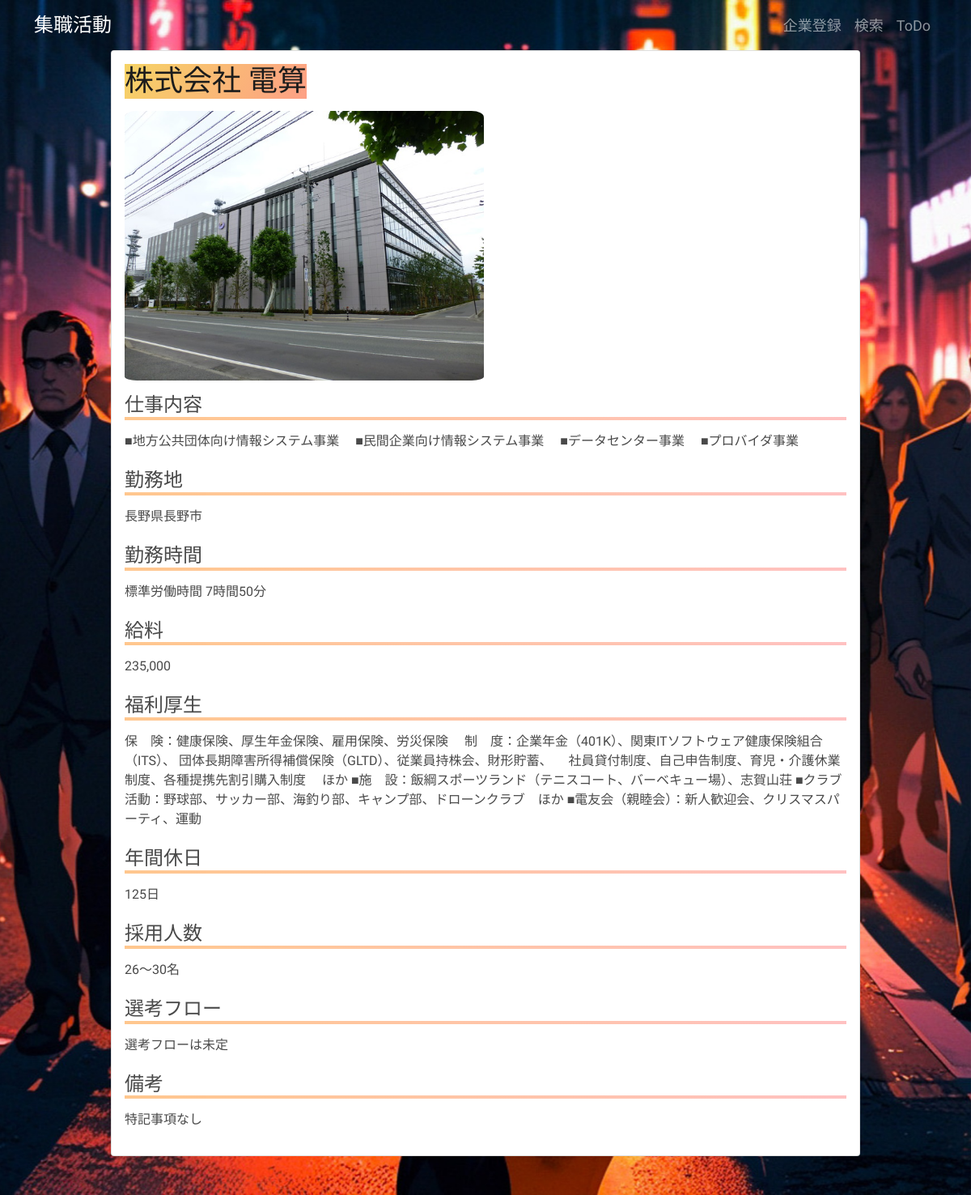
/detail/1, run on the app's committed database.
### myapp/models.py (models this page shows, shortened)
class Company(models.Model):
    name = models.CharField(
        max_length=255,verbose_name='会社名',blank=False,null=False)
    image = models.ImageField(
        upload_to='images/',verbose_name='会社画像',blank=False,null=False,default='images/default.png')
    job_description = models.TextField(
        verbose_name='仕事内容',blank=False,null=False)
    strengths = models.CharField(max_length=255,blank=True,null=True,default="特になし",verbose_name='強み')
    location = models.CharField(max_length=255, blank=False, null=False, default="未定", verbose_name='勤務地')
    working_hours = models.CharField(max_length=255, blank=True, null=True, default="不明", verbose_name='勤務時間')
    salary = models.CharField(max_length=255, blank=True, null=True, default="要相談", verbose_name='給料')
    benefits = models.CharField(max_length=255, blank=True, null=True, default="特になし", verbose_name='福利厚生')
    annual_holidays = models.CharField(max_length=255, blank=True, null=True, default="未定", verbose_name='年間休日')
    hires = models.CharField(max_length=255, blank=True, null=True, default="不明", verbose_name='採用人数')
    selection_process = models.TextField(blank=True, null=True, default="選考フローは未定", verbose_name='選考フロー')
    notes = models.TextField(blank=True, null=True, default="特記事項なし", verbose_name='備考')

### myapp/views.py (the view)
class DetailView(DetailView):
    model = Company
    template_name = 'detail.html'

### myapp/templates/detail.html (shortened to what this page needs)
{% load static %}
<!doctype html>
<html lang="ja">
  <head>
    <link href="https://cdn.jsdelivr.net/npm/bootstrap@5.0.2/dist/css/bootstrap.min.css" rel="stylesheet">
    <link href="{% static 'css/styles212.css' %}" rel="stylesheet">
  </head>
  <div class="jumbotron-extend3">
    <header>
        <nav class="navbar navbar-expand-lg navbar-dark navbar-custom" >
            <div class="container">
                <a class="navbar-brand" href="{% url 'myapp:index' %}" style="font-size:24px; font-family: 'Zen Kurenaido', sans-serif;">集職活動</a>
                    <div class="collapse navbar-collapse" id="navbarResponsive">
                    <ul class="navbar-nav ms-auto">
                        <li class="nav-item">
                            <a class="nav-link" style="font-size:18px; font-family: 'Zen Kurenaido', sans-serif;" href="{% url 'myapp:post' %}">企業登録</a>
                            <li class="nav-item">
                                <a class="nav-link" style="font-size:18px; font-family: 'Zen Kurenaido', sans-serif;" href="{% url 'myapp:search' %}">検索</a>
                        <li class="nav-item">
                            <a class="nav-link" style="font-size:18px; font-family: 'Zen Kurenaido', sans-serif;" href="{% url 'myapp:todo_list' %}">ToDo</a>
                    </ul>
                </div>
            </div>
        </nav>
    </header>
{% block contents %}
<body class="detail-page">
    <div class="container  h-100">
                            <div class="row d-flex justify-content-center align-items-center h-100">
                            <div class="col-md-10 col-lg-10 ">
                                <div class="card mb-5">
                                    <div class="card-body p-3 ">
                                <div class="col2">
                                    <h1>{{ object.name }}</h1>
                                    <img src="{{ object.image.url }}" height="500"></img>
                                    <h2>仕事内容</h2>
                                        <p>{{ object.job_description }}</p>
                                    <h2>勤務地</h2>
                                    <p>{{ object.location  }}</p>
                                    <h2>勤務時間</h2>
                                    <p>{{ object.working_hours }}</p>
                                    <h2>給料</h2>
                                    <p>{{ object.salary }}</p>
                                    <h2>福利厚生</h2>
                                    <p>{{ object.benefits }}</p>
                                    <h2>年間休日</h2>
                                    <p>{{ object.annual_holidays }}</p>
                                    <h2>採用人数</h2>
                                    <p>{{ object.hires }}</p>
                                    <h2>選考フロー</h2>
                                    <p>{{ object.selection_process }}</p>
                                    <h2>備考</h2>
                                    <p>{{ object.notes }}</p>
                                </div>
                            </div>
                        </div>
                    </div>
                </div>
            </div>
        </div>
</body>
{% endblock %}

### static/css/styles212.css (style rules this page uses)
.jumbotron-extend3 { position: relative; height: 100vh; height: auto; min-height: 100vh; background-image: url("/static/img/detail2.jpg"); background-size: cover; background-repeat: no-repeat; background-attachment: fixed; background-position: center; }
html { overflow-y: scroll; }
h1 { font-size:60px; font-family: "Zen Kurenaido", sans-serif; font-weight: 400; font-style: normal; }
h2 { font-size:18px; font-family: "Orbitron", sans-serif; opacity: 0.8; }
.col2 h1 { font-size: 36px; font-family: "Zen Kurenaido", sans-serif; color: #1C1C1C; background: linear-gradient(120deg, #f6d365 0%, #fda085 100%); display: block; width: fit-content; }
.col2 h2 { position: relative; font-size:24px; font-family: "Zen Kurenaido", sans-serif; opacity: 0.8; padding: 0.25em 0; color: #1C1C1C; }
.col2 h2:after { content: ""; display: block; height: 4px; background: -webkit-linear-gradient(to right, rgb(255, 186, 115), #ffb2b2); background: linear-gradient(to right, rgb(255, 186, 115), #ffb2b2); }
.col2 p { font-size:16px; font-family: "Zen Kurenaido", sans-serif; opacity: 0.8; color: #1C1C1C; }
.col2 img { width: auto; height: 350px; padding-top: 7px; padding-bottom: 10px; border-radius: 15px; }

### data on the page
Company: name "株式会社 電算", image (picture), job_description "■地方公共団体向け情報システム事業 ■民間企業向け情報システム事業 ■データセンター事業 ■プロバイダ事業", location "長野県長野市", working_hours "標準労働時間 7時間50分", salary "235,000", benefits "保 険：健康保険、厚生年金保険、雇用保険、労災保険 制 度：企業年金（401K）、関東ITソフトウェア健康保険組合（ITS）、 団体長期障害所得補償保険（GLTD）、従業員持株会、財形貯蓄、 社員貸付制度、自己申告制度、育児・介護休業制度、各種提携先割引購入制度 ほか ■施 設：飯綱スポーツランド（テニスコート、バーベキュー場）、志賀山荘 ■クラブ活動：野球部、サッカー部、海釣り部、キャンプ部、ドローンクラブ ほか ■電友会（親睦会）：新人歓迎会、クリスマスパーティ、運動", annual_holidays "125日", hires "26～30名", selection_process "選考フローは未定", notes "特記事項なし"
